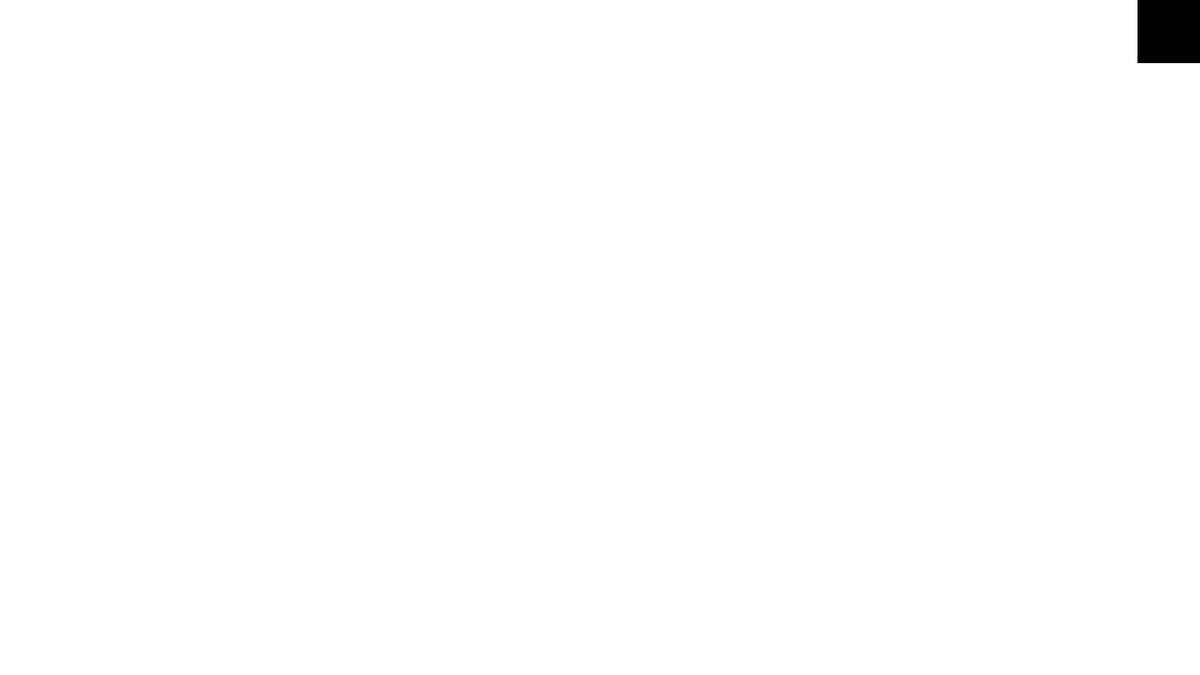
Frame 1 (no input)
Frame 60 (the mouse pressed at the canvas centre just before this capture): identical to frame 1, image omitted
Frame 120 (the mouse held since frame 60 and released just before this capture): identical to frame 1, image omitted

The Processing sketch that drew this single still picture (run headless with seeded random() and noise(); from frame 60 on, the mouse is pressed at the canvas centre):

// Processing sketch: DrawingApp
// ── DrawingApp.pde
int red = 0, green = 0, blue = 0;
boolean isdrawmodeon = false;
int thickness = 5;
String brushshape = "CIRCULAR";

void setup() {
  size(1920, 1080);
  background(255);
}

void draw() {
  red = constrain(red, 0, 255);
  green = constrain(green, 0, 255);
  blue = constrain(blue, 0, 255);
  thickness = constrain(thickness, 1, 500);

  stroke(red, green, blue);
  fill(red, green, blue);
  rect(1820, 0, 100, 100);

  if (mousePressed && isdrawmodeon) {
    if (brushshape.equals("CIRCULAR")) {
      circle(mouseX, mouseY, thickness);
    } else if (brushshape.equals("RHOMBUS")) {
      beginShape();
      vertex(mouseX, mouseY - thickness / 2);
      vertex(mouseX - thickness / 2, mouseY);
      vertex(mouseX, mouseY + thickness / 2);
      vertex(mouseX + thickness / 2, mouseY);
      endShape(CLOSE);
    } else if (brushshape.equals("RECTANGLE")) {
      rect(mouseX - thickness / 2, mouseY - thickness / 2, thickness, thickness);
    }
  }

  if (keyPressed) {
    if (keyCode == SHIFT) {
      background(255);
    }
    if (key == 'r') {
      red += 3;
    } else if (key == 'g') {
      green += 3;
    } else if (key == 'b') {
      blue += 3;
    } else if (key == 'R') {
      red -= 3;
    } else if (key == 'G') {
      green -= 3;
    } else if (key == 'B') {
      blue -= 3;
    } else if (key == 'Q' || key == 'q') {
      thickness -= 2;
    } else if (key == 'E' || key == 'e') {
      thickness += 2;
    } else if (key == '1') {
      brushshape = "CIRCULAR";
    } else if (key == '2') {
      brushshape = "RHOMBUS";
    } else if (key == '3') {
      brushshape = "RECTANGLE";
    }
  }
}

void keyPressed() {
  if (key == ' ') {
    isdrawmodeon = !isdrawmodeon;
  }
}
